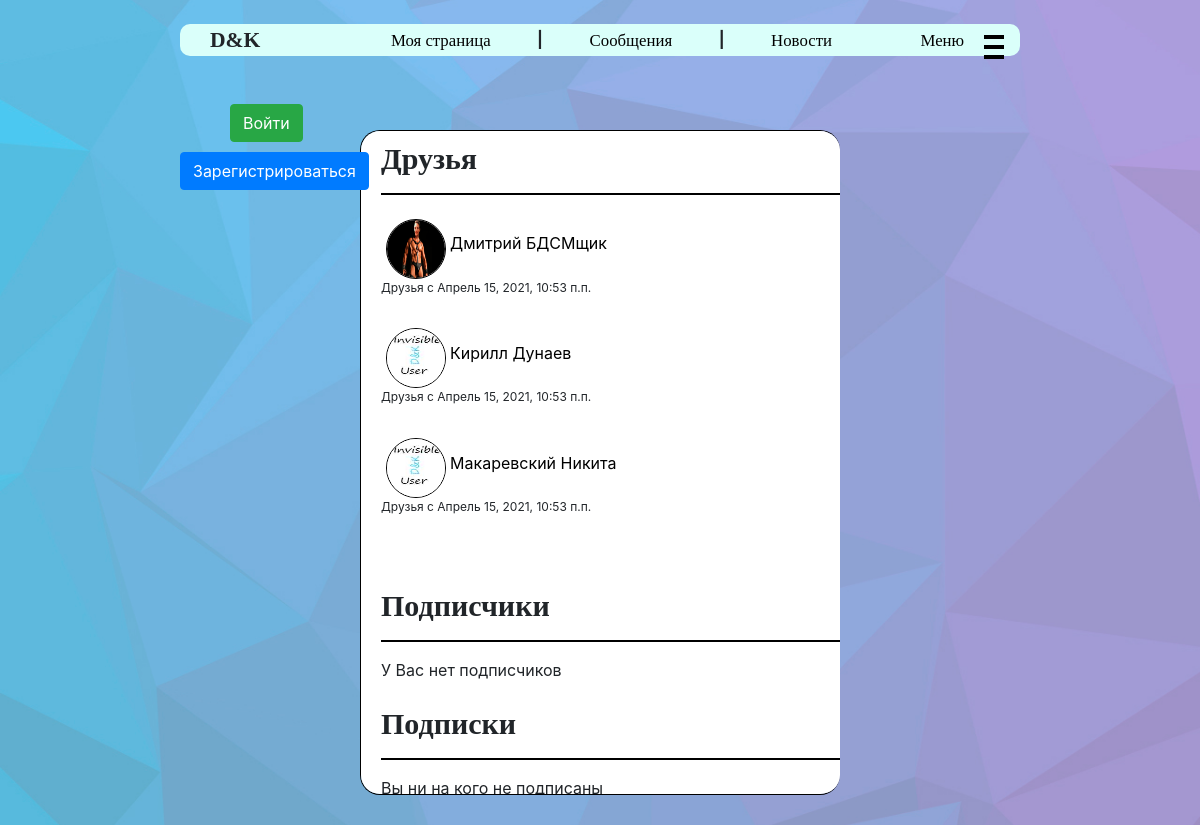
Page /friends/13 on the committed database.
### user_manager/models.py (models this page shows, shortened)
class FriendShip(models.Model):
    creator = models.ForeignKey(User, on_delete=models.CASCADE, verbose_name="Первый друг",
                                related_name="creator")
    friend = models.ForeignKey(User, on_delete=models.CASCADE, verbose_name="Второй друг",
                               related_name="friends")
    create_date = models.DateTimeField(verbose_name='дата создания', default=datetime.datetime.now)
    class Meta:
        verbose_name = "Дружба"
        verbose_name_plural = "Дружбы"

class Profile(models.Model):
    user = models.OneToOneField(User, on_delete=models.CASCADE, related_name='profile')
    name = models.CharField(max_length=50, verbose_name="Имя", null=True, blank=False)
    surname = models.CharField(max_length=75, verbose_name="Фамилия", null=True, blank=False)
    bio = models.TextField(max_length=500, verbose_name="Описание", default="", null=True,
                           blank=False)
    avatar = models.ImageField(verbose_name="Фото", null=True, upload_to=avatars_directory)
    status = models.CharField(max_length=75, default="", verbose_name="Статус", null=True,
                              blank=False)
    birth_date = models.DateField(verbose_name='Дата рождения', null=True, blank=False)
    lname = models.CharField(max_length=50, verbose_name="Имя в нижнем регистре", null=True,
                             blank=False)
    lsurname = models.CharField(max_length=75, verbose_name="Фамилия в нижнем регистре", null=True,
                                blank=False)
    class Meta:
        ordering = ['name', 'surname', 'birth_date']
        verbose_name = "Профлиль пользователя"
        verbose_name_plural = "Профили пользователей"

### user_manager/views.py (the view)
# urls.py: path('friends/<int:user_id>', views.show_friends),
def show_friends(request, user_id):
    user = User.objects.filter(pk=user_id).first()
    friends = list(FriendShip.objects.filter(Q(creator=user) | Q(friend=user)).all())
    subscribers = list(SubscriberShip.objects.filter(author=user).all())
    subscribes = list(SubscriberShip.objects.filter(subscriber=user).all())
    reqs_to_you = list(FriendRequest.objects.filter(friend=user).all())
    your_reqs = list(FriendRequest.objects.filter(requester=user).all())
    return render(request, 'friends.html',
                  {'title': 'Друзья',
                   'friends': friends,
                   'subscribers': subscribers,
                   'subscribes': subscribes,
                   'reqs_to_you': reqs_to_you,
                   'your_reqs': your_reqs,
                   'page_owner': user})

### user_manager/templates/friends.html (shortened to what this page needs)
{% extends "main.html" %}
{% block content %}
    {% load static %}
    <link rel="stylesheet" href="{% static 'css/friends.css' %}">
    <h1>Друзья</h1>
    <hr color="black">
    {% if friends %}
        {% for friend in friends %}
            {% if friend.friend != page_owner %}
                <a href="/homepage/{{ friend.friend.id }}" class="author_url">
                    <img src="{{ friend.friend.profile.avatar.url }}" alt="Аватарка"
                         class="news_avatar comment-avatar">
                    <span class="creator_name">{{ friend.friend.profile.name }} {{ friend.friend.profile.surname }}</span>
                </a>
            {% else %}
                <a href="/homepage/{{ friend.creator.id }}" class="author_url">
                    <img src="{{ friend.creator.profile.avatar.url }}" alt="Аватарка"
                         class="news_avatar comment-avatar">
                    <span class="creator_name">{{ friend.creator.profile.name }} {{ friend.creator.profile.surname }}</span>
                </a>
            {% endif %}
            <div class="friendship_creation_date">Друзья с {{ friend.create_date }}</div>
            <br>
        {% endfor %}
    {% else %}
        <span>У Вас ещё нет друзей...</span>
    {% endif %}
    <br><br>
    <h1>Подписчики</h1>
    <hr color="black">
    {% if subscribers %}
        {% for subscriber in subscribers %}
            <a href="/homepage/{{ subscriber.subscriber.id }}" class="author_url">
                <img src="{{ subscriber.subscriber.profile.avatar.url }}" alt="Аватарка"
                     class="news_avatar comment-avatar">
                <span class="creator_name">{{ subscriber.subscriber.profile.name }} {{ subscriber.subscriber.profile.surname }}</span>
            </a>
            <div class="friendship_creation_date">Подписан на Вас
                с {{ subscriber.create_date }}</div>
            <br>
        {% endfor %}
    {% else %}
        <span>У Вас нет подписчиков</span>
    {% endif %}
    <br><br>
    <h1>Подписки</h1>
    <hr color="black">
    {% if subscribes %}
        {% for subscribe in subscribes %}
            <a href="/homepage/{{ subscribe.author.id }}" class="author_url">
                <img src="{{ subscribe.author.profile.avatar.url }}" alt="Аватарка"
                     class="news_avatar comment-avatar">
                <span class="creator_name">{{ subscribe.author.profile.name }} {{ subscribe.author.profile.surname }}</span>
            </a>
            <div class="friendship_creation_date">Вы подписаны с {{ subscribe.create_date }}</div>
            <br>
        {% endfor %}
    {% else %}
        <span>Вы ни на кого не подписаны</span>
    {% endif %}
{% endblock %}

### user_manager/static/css/style.css (style rules this page uses)
body { background: url("../img/bg.jpg") no-repeat no-repeat center center fixed; background-size: cover; }
.creator_name { text-decoration: none; color: black; cursor: pointer; }
.news_avatar { margin-left: calc(1em + 1vw); width: 40px; height: 40px; margin-top: calc(0.1em + 0.5vw); border-radius: 50px; border: 1px solid black; }
.comment-avatar { margin-left: 1%; }

### user_manager/static/css/friends.css (style rules this page uses)
h1 { font-family: "Segoe Print"; font-size: 30px; font-weight: bold; }
hr { height: 1px; }
.friendship_creation_date { font-size: 12px; margin-right: 15%; }
.news_avatar { width: 60px; height: 60px; }

### rows in the picture
FriendShip: friend.profile.avatar (placeholder picture), friend.profile.name "Дмитрий", friend.profile.surname "БДСМщик", create_date "Апрель 15, 2021, 10:53 п.п."
FriendShip: friend.profile.name "Кирилл", friend.profile.surname "Дунаев", create_date "Апрель 15, 2021, 10:53 п.п."
FriendShip: friend.profile.name "Макаревский", friend.profile.surname "Никита", create_date "Апрель 15, 2021, 10:53 п.п."
